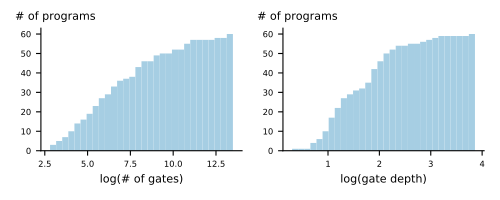

Here is the Python script that generated this plot:
#!/usr/bin/env python3

import copy
import os
import os.path
import matplotlib
import matplotlib.pyplot as plt
import numpy as np
import json
import sys

matplotlib.rcParams['pdf.fonttype'] = 42
matplotlib.rcParams['ps.fonttype'] = 42

LABEL_FONT_SIZE = 8
TICK_FONT_SIZE = 6

def log(*args, **kwargs):
    print(*args, file=sys.stderr, **kwargs)

rawdata = None # raw data
with open("./qasmbench-gate-count.json", "r") as f:
    rawdata = json.load(f)

assert rawdata is not None


# In[ ]:
# Color palette
light_gray = "#cacaca"
dark_gray = "#827b7b"
light_blue = "#a6cee3"
dark_blue = "#1f78b4"
light_green = "#b2df8a"
dark_green = "#33a02c"
light_red = "#fb9a99"
dark_red = "#e31a1c"



INF = 10**9
class PlotDatum:
    def __init__(self, label, kind, stats, idx):
        self.label = label # testname
        self.kind = kind # default, qiskit, qssa, zx
        self.idx = idx
        
        if 'ops' not in stats or 'depth' not in stats:
            print(f'> INVALID {label}::{kind} : {stats}')
            self.gates = {}
            self.cx = -1
            self.u = -1
            self.single_qubit = -1
            self.depth = -1
            self.tot = -1
            self.time = stats.get('time', -1)
        else:
            gates = stats['ops']
            self.gates = copy.deepcopy(gates) # gates dict: {<gate>: <count>, ...}
            self.cx = gates.get("cx", 0)
            self.u = gates.get("u", 0) + gates.get("u3", 0)
            self.single_qubit = 0
            for gate in "h x y z rx ry rz s sdg t tdg u u1 u2 u3".split():
                self.single_qubit += gates.get(gate, 0)
            self.depth = stats['depth']
            self.tot = sum([gates[g] for g in gates])
            self.time = stats['time']

    def __lt__(self, other):
        return self.tot < other.tot
class FullData:
    def __init__(self, test, stats, idx):
        self.test = test
        self.idx = idx
        self.data = dict()
        for kind in rawdata[test]:
            self.data[kind] = PlotDatum(test, kind, stats[kind], idx)
    def __lt__(self, other):
        lv = self.data['default'].tot
        rv = other.data['default'].tot
        if lv != rv: return lv < rv
        lv = self.data['default'].depth
        rv = self.data['default'].depth
        if lv != rv: return lv < rv
        return True
    def hasKind(self, k):
        return k in self.data
    def getKind(self, k):
        return self.data[k]

plotdata = []
pidx = 0
for test in rawdata:
    pidx += 1
    data = FullData(test, rawdata[test], pidx)
    plotdata.append(data)

plotdata.sort()

to_plot = plotdata

#### Optimization ratio per unit time
fig, axs = plt.subplots(1, 2, figsize=(15,10))
num_bins = 30
axs[0].hist([np.log2(d.getKind('default').tot) for d in to_plot], 
        num_bins, cumulative=True, color=light_blue)
avg_gate_count_log = np.average([np.log10(d.getKind('default').tot) for d in to_plot])
avg_gate_count = np.average([d.getKind('default').tot for d in to_plot])
median_gate_count = np.median([d.getKind('default').tot for d in to_plot])
print("average (log gate count): %f" % (avg_gate_count_log))
print("average gate count: %f" % (avg_gate_count))
print("median gate count: %f" % (median_gate_count))
print("log(average gate count): %f" % (np.log10(avg_gate_count)))

axs[0].spines['right'].set_visible(False)
axs[0].spines['top'].set_visible(False)
axs[0].locator_params(axis="x", nbins=5)
axs[0].locator_params(axis="y", nbins=10)

# ax.legend(ncol=100, frameon=False, loc='lower right', bbox_to_anchor=(0, 1, 1, 0))

# ax.set_xticks([])
axs[0].tick_params(axis='x', labelsize=TICK_FONT_SIZE)
axs[0].tick_params(axis='y', labelsize=TICK_FONT_SIZE)
axs[0].set_xlabel('log(# of gates)', fontsize=LABEL_FONT_SIZE)
axs[0].set_ylabel('# of programs', rotation='horizontal', position = (1, 1.05),
    horizontalalignment='left', verticalalignment='bottom', fontsize=LABEL_FONT_SIZE)

# ========


axs[1].hist([np.log10(d.getKind('default').depth) for d in to_plot], 
        num_bins, cumulative=True, color=light_blue)
avg_gate_depth_log = np.average([np.log10(d.getKind('default').depth) for d in to_plot])
avg_gate_depth = np.average([d.getKind('default').depth for d in to_plot])
median_gate_depth = np.median([d.getKind('default').depth for d in to_plot])
print("average (log gate depth): %f" % (avg_gate_depth_log))
print("average gate depth: %f" % (avg_gate_depth))
print("median gate depth: %f" % (median_gate_depth))
print("log(average gate depth): %f" % (np.log10(avg_gate_depth)))

axs[1].locator_params(axis="y", nbins=10)
axs[1].locator_params(axis="x", nbins=6)
axs[1].spines['right'].set_visible(False)
axs[1].spines['top'].set_visible(False)

# ax.legend(ncol=100, frameon=False, loc='lower right', bbox_to_anchor=(0, 1, 1, 0))

# ax.set_xticks([])
axs[1].tick_params(axis='x', labelsize=TICK_FONT_SIZE)
axs[1].tick_params(axis='y', labelsize=TICK_FONT_SIZE)
axs[1].set_xlabel('log(gate depth)', fontsize=LABEL_FONT_SIZE)
axs[1].set_ylabel('# of programs', rotation='horizontal', position = (1, 1.05),
    horizontalalignment='left', verticalalignment='bottom', fontsize=LABEL_FONT_SIZE)


# ========

filename = os.path.basename(__file__).replace(".py", ".pdf")
fig.set_size_inches(5,2)
fig.tight_layout()
fig.savefig(filename)
